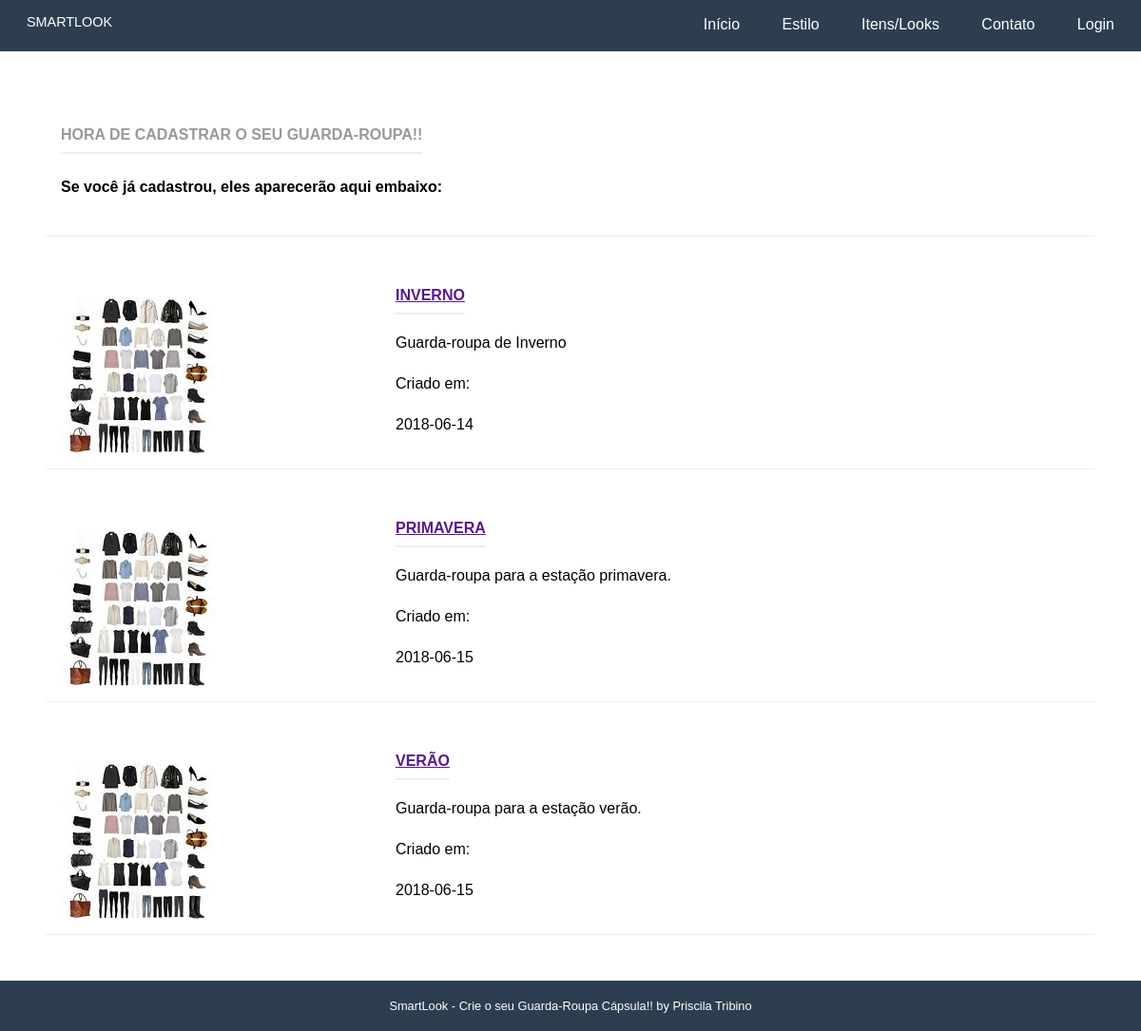
The app's page /armario/, older data.
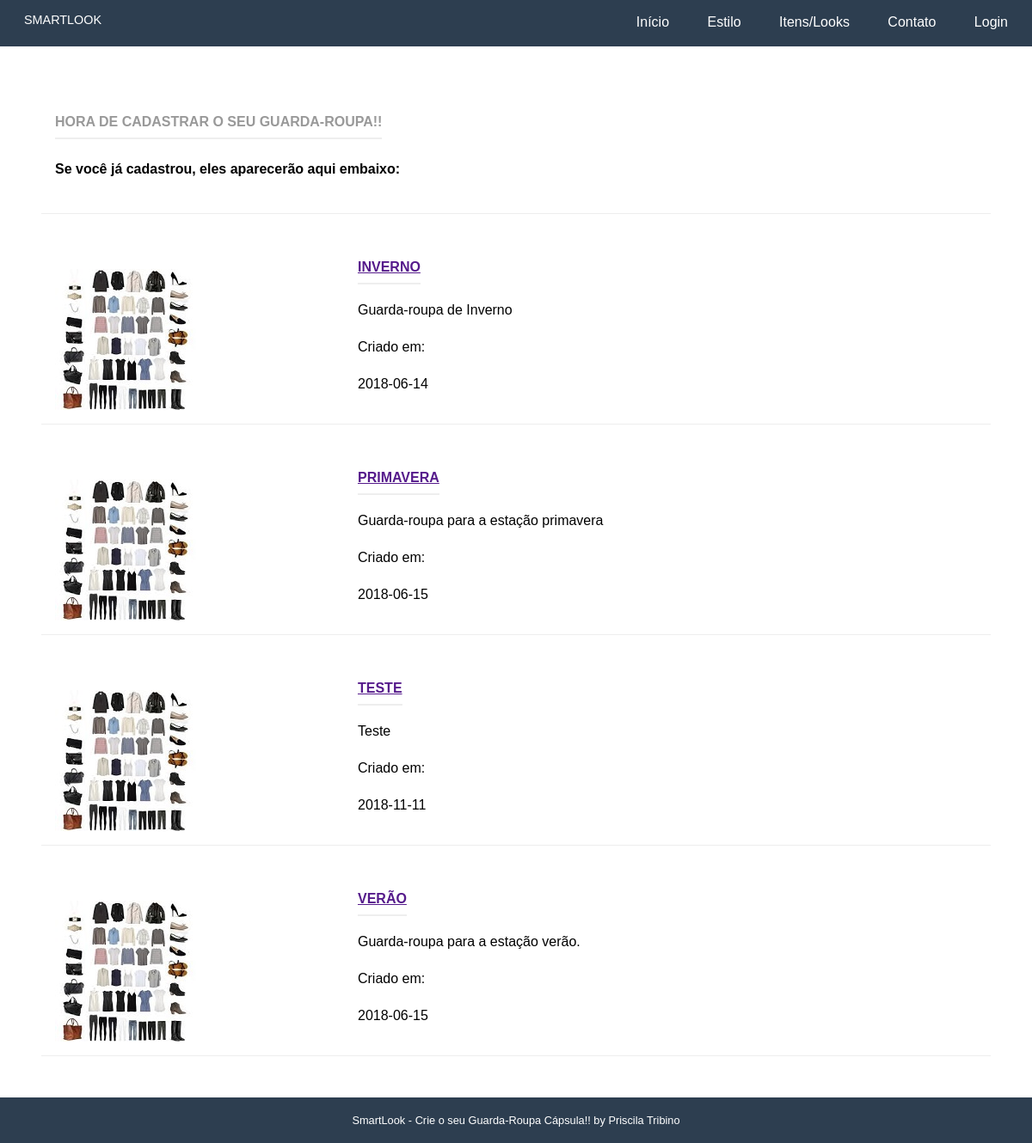
The same page, newer data.
### armario/models.py (models this page shows, shortened)
class Armario(models.Model):
    name= models.CharField('Nome',max_length=50, blank=False)
    slug = models.SlugField('Atalho')
    descricao = models.CharField('Descrição',max_length=100, blank=True)
    created_at = models.DateField('Criado em', auto_now_add=True)
    updated_at = models.DateField('Atualizado em',auto_now=True)
    class Meta:
        verbose_name = 'Armário'
        verbose_name_plural = 'Armários'
        ordering = ['name']

### armario/views.py (the view)
# urls.py: path('', views.armarionew, name='armarionew'),
def armarionew(request):
    armario = Armario.objects.all()
    template_name = 'armario/armario_form.html'
    context = {
        'armario': armario
    }
    return render(request, template_name, context)

### armario/templates/armario/armario_form.html (shortened to what this page needs)
{% extends "base.html" %}
{% load static %}
{% block content %}
        <div class="pure-g-r content-ribbon">
            <div class="pure-u-1">
                <div class="l-box">
                    <h4 class="content-subhead">Hora de cadastrar o seu guarda-roupa!!</h4>
                    <h4>Se você já cadastrou, eles aparecerão aqui embaixo:</h4>
                </div>
            </div>
        </div>
   {% for armario in armario %}
        <div class="pure-g-r content-ribbon">
            <div class="pure-u-1-3">
                <div class="l-box">
                    <a href="{{ armario.get_absolute_url }}">
                    {% if armario.image %}
                        <img src="{{ itens.image.url }}" alt="{{ itens.name }}" />
                    {% else %}
                        <img src="{% static 'img/armario-cap-inverno.jpg' %}" alt="{{ armario.name }}" />
                    {% endif %}
                    </a>
                </div>
            </div>
        <div class="pure-u-2-3">
            <div class="1-box">
                <h4 class="content-subhead"><a href="{{ itens.get_absolute_url }}" title="">{{ armario.name }}</a></h4>
                {{ armario.descricao|linebreaks }}
                Criado em: {{ armario.created_at|linebreaks }}
            </div>
        </div>
        </div>
{% endfor %}
{% endblock %}

### core/templates/base.html (shortened to what this page needs)
{% load static %}
<html lang="en">
<head>
    <link rel="stylesheet" href="{% static 'css/pure-min.css' %}">
    <link rel="stylesheet" href="{% static 'css/styles.css' %}" />
</head>
<body>
<div class="content">
    <div class="header">
        <div class="pure-menu pure-menu-open pure-menu-fixed pure-menu-horizontal">
            <a class="pure-menu-heading" href="{% url 'core:home'%}">SMARTLOOK</a>
            <ul>
                <li class="pure-menu-selected"><a href="{% url 'core:home' %}">Início</a></li>
                <li><a href="{% url 'core:home' %}">Estilo</a></li>
                <li><a href="{% url 'itens:index' %}">Itens/Looks</a></li>
                <li><a href="{% url 'core:contact' %}">Contato</a></li>
                {% if user.is_authenticated %}
                <li><a href="{% url 'accounts:dashboard' %}">Painel</a></li>
                <li><a href="{% url 'accounts:logout' %}">Sair</a></li>
                {% else %}
                <li><a href="{% url 'accounts:login' %}">Login</a></li>
                {% endif %}
            </ul>
        </div>
    </div>
    <div class="content">
    {% block content %}{% endblock %}
    <div class="footer">
        SmartLook - Crie o seu Guarda-Roupa Cápsula!! by Priscila Tribino
    </div>
</div>
</body>
</html>

### core/static/css/pure-min.css (style rules this page uses)
html { font-size:100%;-ms-text-size-adjust:100%;-webkit-text-size-adjust:100% }
html,button,input,select,textarea { font-family:sans-serif }
body { margin:0 }
h4 { font-size:1em;margin:1.33em 0 }
p,pre { margin:1em 0 }
dl,menu,ol,ul { margin:1em 0 }
menu,ol,ul { padding:0 0 0 40px }
img { border:0;-ms-interpolation-mode:bicubic }
.pure-u-1,.pure-u-1-2,.pure-u-1-3,.pure-u-2-3,.pure-u-1-4,.pure-u-3-4,.pure-u-1-5,.pure-u-2-5,.pure-u-3-5,.pure-u-4-5,.pure-u-1-6,.pure-u-5-6,.pure-u-1-8,.pure-u-3-8,.pure-u-5-8,.pure-u-7-8,.pure-u-1-12,.pure-u-5-12,.pure-u-7-12,.pure-u-11-12,.pure-u-1-24,.pure-u-5-24,.pure-u-7-24,.pure-u-11-24,.pure-u-13-24,.pure-u-17-24,.pure-u-19-24,.pure-u-23-24 { display:inline-block;*display:inline;zoom:1;letter-spacing:normal;word-spacing:normal;vertical-align:top;text-rendering:auto }
.pure-u-1 { width:100% }
.pure-u-1-3 { width:33.3333%;*width:33.3023% }
.pure-u-2-3 { width:66.6667%;*width:66.6357% }
.pure-g-r { letter-spacing:-.31em;*letter-spacing:normal;*word-spacing:-.43em;font-family:FreeSans,Arimo,"Droid Sans",Helvetica,Arial,sans-serif;display:-webkit-flex;-webkit-flex-flow:row wrap;display:-ms-flexbox;-ms-flex-flow:row wrap }
.pure-g-r [class *="pure-u"] { font-family:sans-serif }
.pure-g-r img { max-width:100%;height:auto }
.pure-menu ul { position:absolute;visibility:hidden }
.pure-menu.pure-menu-open { visibility:visible;z-index:2;width:100% }
.pure-menu ul { left:-10000px;list-style:none;margin:0;padding:0;top:-10000px;z-index:1 }
.pure-menu>ul { position:relative }
.pure-menu-open>ul { left:0;top:0;visibility:visible }
.pure-menu li { position:relative }
.pure-menu a,.pure-menu .pure-menu-heading { display:block;color:inherit;line-height:1.5em;padding:5px 20px;text-decoration:none;white-space:nowrap }
.pure-menu.pure-menu-horizontal>.pure-menu-heading { display:inline-block;*display:inline;zoom:1;margin:0;vertical-align:middle }
.pure-menu.pure-menu-horizontal>ul { display:inline-block;*display:inline;zoom:1;vertical-align:middle;height:2.4em }
.pure-menu li a { padding:5px 20px }
.pure-menu-fixed { position:fixed;top:0;left:0;width:100% }
.pure-menu-horizontal li { display:inline-block;*display:inline;zoom:1;vertical-align:middle }
.pure-menu.pure-menu-open,.pure-menu.pure-menu-horizontal li .pure-menu-children { background:#fff;border:1px solid #b7b7b7 }
.pure-menu.pure-menu-horizontal,.pure-menu.pure-menu-horizontal .pure-menu-heading { border:0 }
.pure-menu a { border:1px solid transparent;border-left:0;border-right:0 }
.pure-menu a,.pure-menu .pure-menu-can-have-children>li:after { color:#777 }
.pure-menu .pure-menu-heading { color:#565d64;text-transform:uppercase;font-size:90%;margin-top:.5em;border-bottom-width:1px;border-bottom-style:solid;border-bottom-color:#dfdfdf }
.pure-menu .pure-menu-selected a { color:#000 }
.pure-menu.pure-menu-open.pure-menu-fixed { border:0;border-bottom:1px solid #b7b7b7 }

### core/static/css/styles.css (style rules this page uses)
* { -webkit-box-sizing: border-box; -moz-box-sizing: border-box; box-sizing: border-box; }
body { margin: 0 auto; line-height: 1.7em; }
.content { padding-top: 2em; }
.l-box { padding: 1em; }
.header { margin: 0 0; }
.header .pure-menu { padding: 0.5em; background-color: #2d3e50; }
.header .pure-menu a { color: #fff; }
.header .pure-menu-heading { float: left; }
.header ul { float: right; }
.pure-menu.pure-menu-open.pure-menu-fixed { border-bottom: none; z-index: 4; }
.content .content-subhead { color: #999; padding-bottom: 0.3em; text-transform: uppercase; margin: 0; border-bottom: 2px solid #eee; display: inline-block; }
.content .content-ribbon { margin: 3em; border-bottom: 1px solid #eee; }
.footer { background: #2d3e50; color: #fff; text-align: center; padding: 1em; font-size: 80%; }

Row changes from the older to the newer data that the page shows:
changed Armario "PRIMAVERA": descricao "Guarda-roupa para a estação primavera." → "Guarda-roupa para a estação primavera"
added Armario: name "TESTE", descricao "Teste", created_at "2018-11-11"
